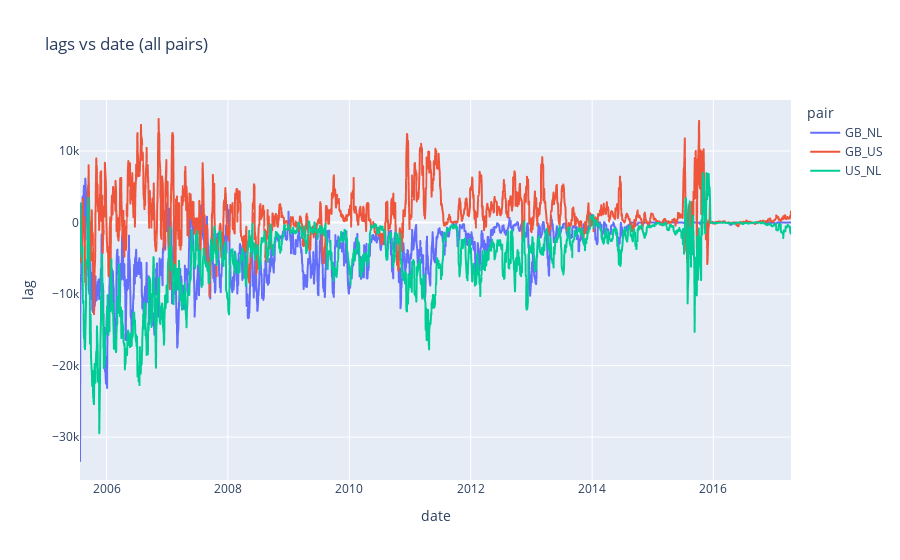

Write notebook code for a chart like this one.
### Code cell
plot_all_pairs(lags_ret,10)

### Figure 1 — Plotly figure (JSON) as saved in the notebook; plotly's stock layout.template omitted (floating-point values rounded to 4 significant figures; data arrays with more than 128 entries replaced by an {"elided": "..."} marker saying what was removed)
{"data": [{"hovertemplate": "pair=GB_NL<br>date=%{x}<br>lag=%{y}<extra></extra>", "legendgroup": "GB_NL", "line": {"color": "#636efa", "dash": "solid"}, "mode": "lines", "name": "GB_NL", "showlegend": true, "type": "scattergl", "x": {"elided": "2868 str values"}, "xaxis": "x", "y": {"elided": "2868 float values"}, "yaxis": "y"}, {"hovertemplate": "pair=GB_US<br>date=%{x}<br>lag=%{y}<extra></extra>", "legendgroup": "GB_US", "line": {"color": "#EF553B", "dash": "solid"}, "mode": "lines", "name": "GB_US", "showlegend": true, "type": "scattergl", "x": {"elided": "2841 str values"}, "xaxis": "x", "y": {"elided": "2841 float values"}, "yaxis": "y"}, {"hovertemplate": "pair=US_NL<br>date=%{x}<br>lag=%{y}<extra></extra>", "legendgroup": "US_NL", "line": {"color": "#00cc96", "dash": "solid"}, "mode": "lines", "name": "US_NL", "showlegend": true, "type": "scattergl", "x": {"elided": "2860 str values"}, "xaxis": "x", "y": {"elided": "2860 float values"}, "yaxis": "y"}], "layout": {"legend": {"title": {"text": "pair"}, "tracegroupgap": 0}, "title": {"text": "lags vs date (all pairs)"}, "xaxis": {"anchor": "y", "domain": [0, 1], "title": {"text": "date"}}, "yaxis": {"anchor": "x", "domain": [0, 1], "title": {"text": "lag"}}}}
